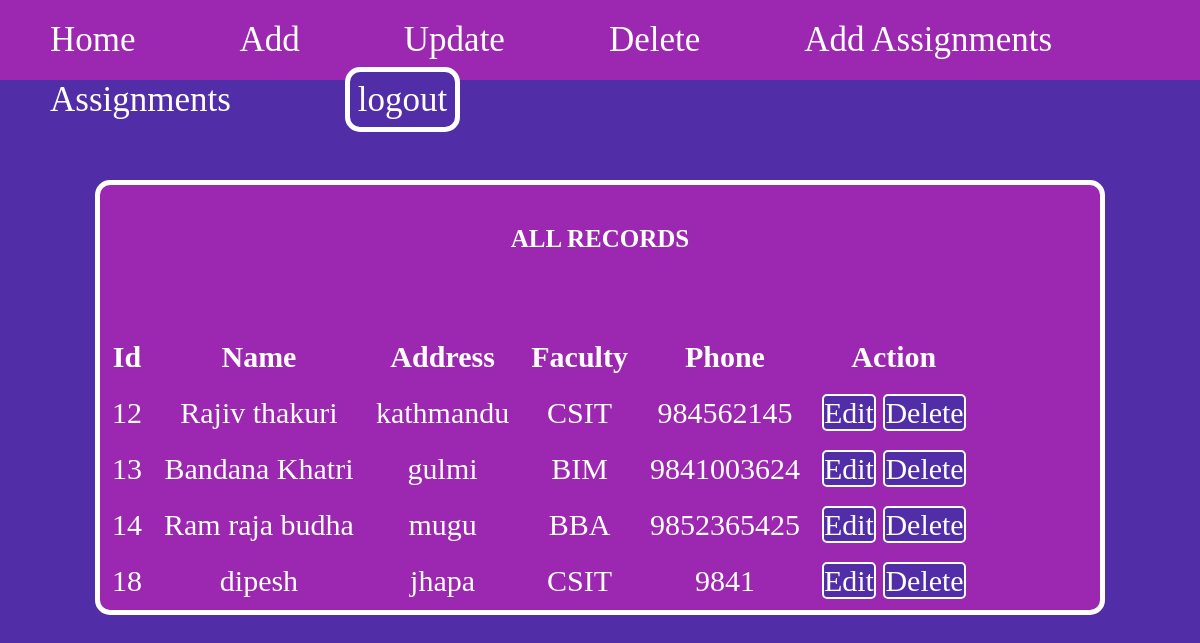
Page /admin/adminhome.php on the committed database.
### tables this page shows
CREATE TABLE `student` (
  `pid` int(10) NOT NULL,
  `pname` varchar(30) NOT NULL,
  `paddress` varchar(100) NOT NULL,
  `pfaculty` int(10) NOT NULL,
  `pphone` varchar(10) NOT NULL
);

CREATE TABLE `faculty` (
  `did` int(11) NOT NULL,
  `dname` varchar(20) NOT NULL
);

### admin/adminhome.php (the view)
<?php
include 'header.php';
?>
<div id="main-content">
    <div class="data">
    <h2>All Records</h2>
    <?php
    $conn =mysqli_connect("localhost","root","","test") or die("connection failed");
    $sql="SELECT * FROM student JOIN faculty WHERE student.pfaculty=faculty.did";
    $result= mysqli_query($conn,$sql) or die("query unsuccessful");
if(mysqli_num_rows($result)>0){
    ?>
    <table cellpadding="7px">
        <thead>
        <th>Id</th>
        <th>Name</th>
        <th>Address</th>
        <th>Faculty</th>
        <th>Phone</th>
        <th>Action</th>
        </thead>
        <tbody>
        <?php
        while($row = mysqli_fetch_assoc($result)){
            ?>
            <tr>
                <td><?php echo $row['pid'];?></td>
                <td><?php echo $row['pname'];?></td>
                <td><?php echo $row['paddress'];?></td>
                <td><?php echo $row['dname'];?></td>
                <td><?php echo $row['pphone'];?></td>
                <td>
                    <a href='edit.php?id=<?php echo $row['pid'];?>'>Edit</a>
                    <a href='delete-inline.php?id=<?php echo $row['pid'];?>'>Delete</a>
                </td>
            </tr>
            <?php
        }?>
        </tbody>
    </table>
    <?php
}
?>
</div>
</div>
</div>
</body>
</html>

### admin/header.php (shortened to what this page needs)
<!DOCTYPE html>
<html lang="en">
<head>
  <link rel="stylesheet" href="../css/style.css">
</head>
<body>
    <div id="wrapper">
        <div id="menu">
            <ul>
                <li>
                    <a href="adminhome.php">Home</a>
                </li>
                <li>
                    <a href="add.php">Add</a>
                </li>
                <li>
                    <a href="update.php">Update</a>
                </li>
                <li>
                    <a href="delete.php">Delete</a>
                </li>
                <li >
                <a href="teacherassignment.php">Add Assignments</a>
                </li>
                <li >
                <a href="viewassignment.php">Assignments</a>
                </li>
                <li >
                    <a id="highlighted" href="../logout.php">logout</a>
                </li>
            </ul>
        </div>

### css/style.css (style rules this page uses)
* { padding: 0; margin: 0; }
#frontcontent h1,h2 { padding: 15px; padding-top: 40px; margin-bottom: 60px; text-transform: uppercase; font-size:25px; }
#menu { height: 80px; background-color: #9C27B0; }
#menu ul li { display: inline-block; margin:auto 50px; vertical-align: middle; margin-top: 20px; }
#menu ul li a { color:white; text-decoration: none; font-size: 35px; }
a#highlighted { border: 5px solid white; padding: 8px; background-color: #512DA8; border-radius: 15px; margin-left: 10px; }
#main-content { background-color: #512DA8; padding-bottom: 100vh; text-align: center; }
.data { margin-top: 100px; border: 5px solid white; width: 1000px; display: inline-block; text-align: center; background-color: #9C27B0; border-radius: 15px; }
.data th,td { padding: 10px; font-size: 30px; color: white; }
.data td a { color: white; text-decoration: none; border: 2px solid white; border-radius: 5px; background: #512DA8; }
.data h2 { color: white; }

### rows in the picture
student: pid "12", pname "Rajiv thakuri", paddress "kathmandu", faculty.dname "CSIT", pphone "984562145"
student: pid "13", pname "Bandana Khatri", paddress "gulmi", faculty.dname "BIM", pphone "9841003624"
student: pid "14", pname "Ram raja budha", paddress "mugu", faculty.dname "BBA", pphone "9852365425"
student: pid "18", pname "dipesh", paddress "jhapa", faculty.dname "CSIT", pphone "9841"
